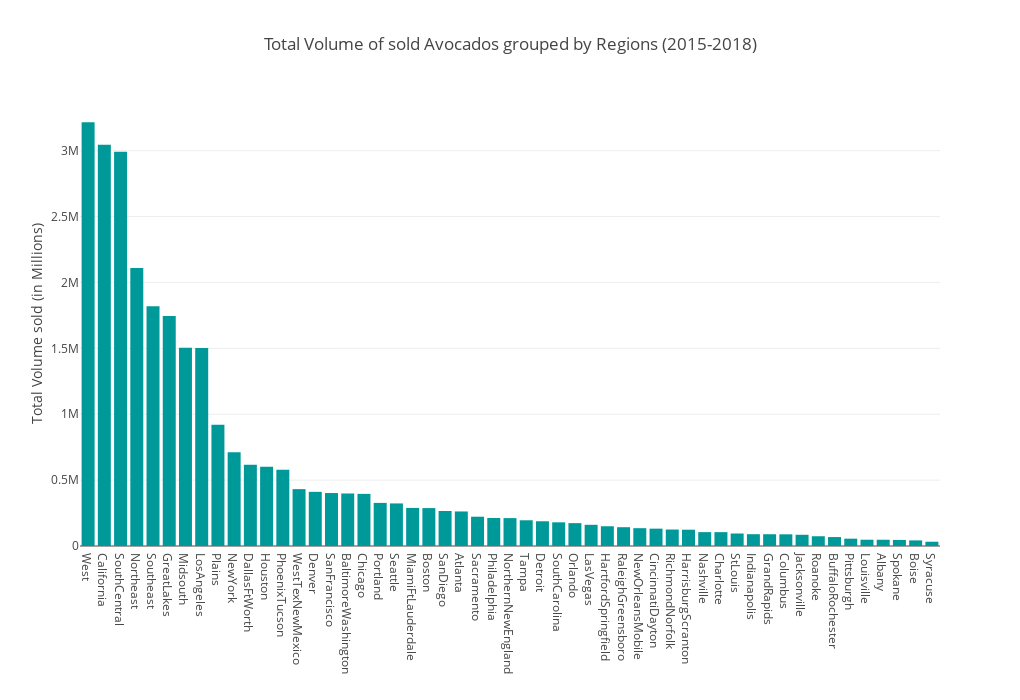

The cell this chart's notebook holds for it:
### Code cell
trace = go.Bar(
    x=df_sort['region'],
    y=df_sort['Total Volume'],
    marker=dict(
        color='#009999'
    )    
)

data = [trace]
layout = go.Layout(
    width=1020,
    height=700,
    title='Total Volume of sold Avocados grouped by Regions (2015-2018)',
    xaxis=go.layout.XAxis(
        title='',
        automargin = True
    ),
    
        yaxis=dict(
        title='Total Volume sold (in Millions)',

    ),  
    
)

fig = go.Figure(data=data, layout=layout)
py.iplot(fig)

### Figure 1 — Plotly figure (JSON) as saved in the notebook; plotly's stock layout.template omitted (floating-point values rounded to 4 significant figures)
{"data": [{"marker": {"color": "#009999"}, "type": "bar", "uid": "c5d18f70-6cb8-4d61-8bbb-607dedce66f6", "x": ["West", "California", "SouthCentral", "Northeast", "Southeast", "GreatLakes", "Midsouth", "LosAngeles", "Plains", "NewYork", "DallasFtWorth", "Houston", "PhoenixTucson", "WestTexNewMexico", "Denver", "SanFrancisco", "BaltimoreWashington", "Chicago", "Portland", "Seattle", "MiamiFtLauderdale", "Boston", "SanDiego", "Atlanta", "Sacramento", "Philadelphia", "NorthernNewEngland", "Tampa", "Detroit", "SouthCarolina", "Orlando", "LasVegas", "HartfordSpringfield", "RaleighGreensboro", "NewOrleansMobile", "CincinnatiDayton", "RichmondNorfolk", "HarrisburgScranton", "Nashville", "Charlotte", "StLouis", "Indianapolis", "GrandRapids", "Columbus", "Jacksonville", "Roanoke", "BuffaloRochester", "Pittsburgh", "Louisville", "Albany", "Spokane", "Boise", "Syracuse"], "y": [3215000.0, 3044000.0, 2992000.0, 2110000.0, 1820000.0, 1745000.0, 1504000.0, 1503000.0, 920700.0, 712200.0, 616600.0, 601100.0, 578800.0, 431400.0, 411000.0, 401900.0, 398600.0, 395600.0, 327100.0, 323100.0, 289000.0, 287800.0, 265700.0, 262100.0, 222400.0, 212500.0, 211600.0, 195300.0, 187600.0, 179700.0, 173600.0, 160900.0, 149900.0, 142600.0, 135200.0, 131700.0, 124900.0, 123700.0, 105400.0, 105200.0, 94890.0, 89540.0, 89380.0, 88740.0, 85180.0, 74090.0, 67940.0, 55640.0, 47620.0, 47540.0, 46050.0, 42640.0, 32370.0]}], "layout": {"height": 700, "title": {"text": "Total Volume of sold Avocados grouped by Regions (2015-2018)"}, "width": 1020, "xaxis": {"automargin": true, "title": {"text": ""}}, "yaxis": {"title": {"text": "Total Volume sold (in Millions)"}}}}
